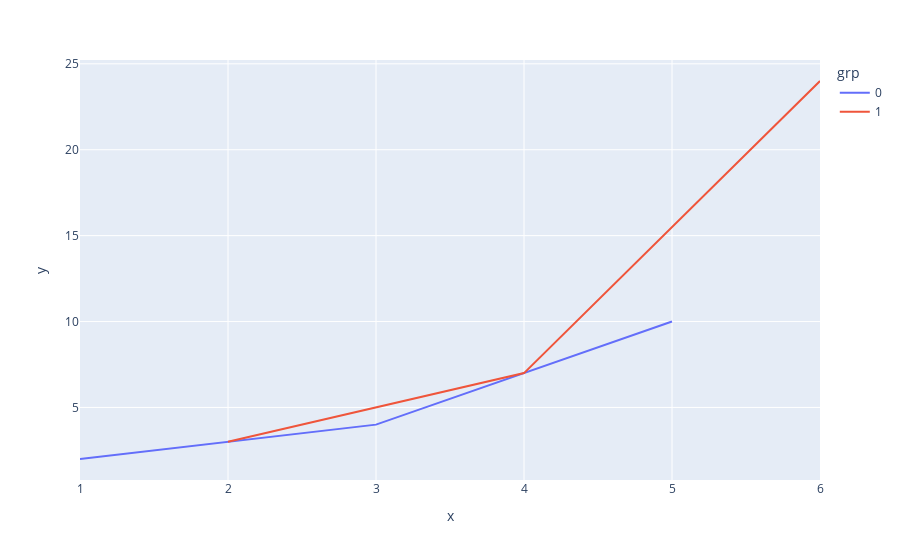

The notebook cell this image was saved under:
### Code cell
px.line(data_frame = df, x = 'x', y = 'y', color = 'grp')

### Figure 1 — Plotly figure (JSON) as saved in the notebook; plotly's stock layout.template omitted (floating-point values rounded to 4 significant figures)
{"data": [{"hovertemplate": "grp=0<br>x=%{x}<br>y=%{y}<extra></extra>", "legendgroup": "0", "line": {"color": "#636efa", "dash": "solid"}, "marker": {"symbol": "circle"}, "mode": "lines", "name": "0", "orientation": "v", "showlegend": true, "type": "scatter", "x": [1, 3, 5], "xaxis": "x", "y": [2, 4, 10], "yaxis": "y"}, {"hovertemplate": "grp=1<br>x=%{x}<br>y=%{y}<extra></extra>", "legendgroup": "1", "line": {"color": "#EF553B", "dash": "solid"}, "marker": {"symbol": "circle"}, "mode": "lines", "name": "1", "orientation": "v", "showlegend": true, "type": "scatter", "x": [2, 4, 6], "xaxis": "x", "y": [3, 7, 24], "yaxis": "y"}], "layout": {"autosize": true, "legend": {"title": {"text": "grp"}, "tracegroupgap": 0}, "margin": {"t": 60}, "xaxis": {"anchor": "y", "autorange": true, "domain": [0, 1], "range": [1, 6], "title": {"text": "x"}, "type": "linear"}, "yaxis": {"anchor": "x", "autorange": true, "domain": [0, 1], "range": [0.7778, 25.22], "title": {"text": "y"}, "type": "linear"}}}
